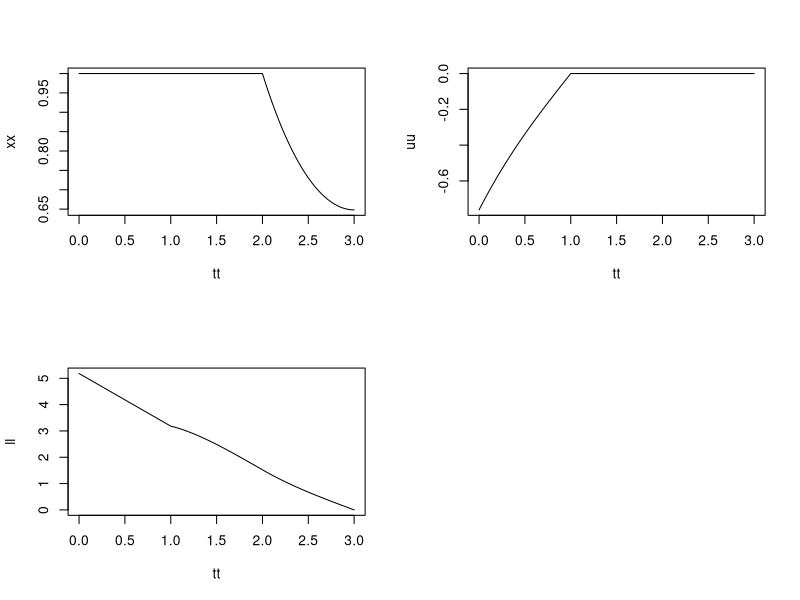

Generate this figure with R:
h = .01
n = 1/h

t = seq(0, 1, length.out=n)

l01 = -2*t + 2*(exp(2)-1)/(exp(2) +1 )^2 + 5 
x01 = rep(1, n)
u01 = exp(-2)*exp(t+2)/(exp(2) +1) - exp(4)*exp(-1*(t+2))/ (exp(2) +1)

t1 = t+1

x12 = rep(1, n)
u12 = rep(0, n)
l12 = (exp(2*t1-2) - exp(6-2*t1))/(exp(2) + 1)^2 - t1*(4*exp(2)/(exp(2) + 1)^2 + 2) + 4*(exp(2)-1)/(exp(2) + 1)^2 + 6 

print('hola')

t2 = 2+t
x23 = exp(-2)*exp(t2)/(exp(2)+1) + exp(4)*exp(-1*t2)/(exp(2)+1)
u23 = rep(0, n)
l23 = -2*exp(-2)*exp(t2)/(exp(2) +1) + 2*exp(4)*exp(-1*t2)/(exp(2) +1)

tt = c(t, t1, t2)
xx = c(x01, x12, x23)
uu = c(u01, u12, u23)
ll = c(l01, l12, l23)

par(mfrow=c(2,2))
plot(tt, xx, type='l')
plot(tt, uu, type='l')
plot(tt, ll, type='l')
 
